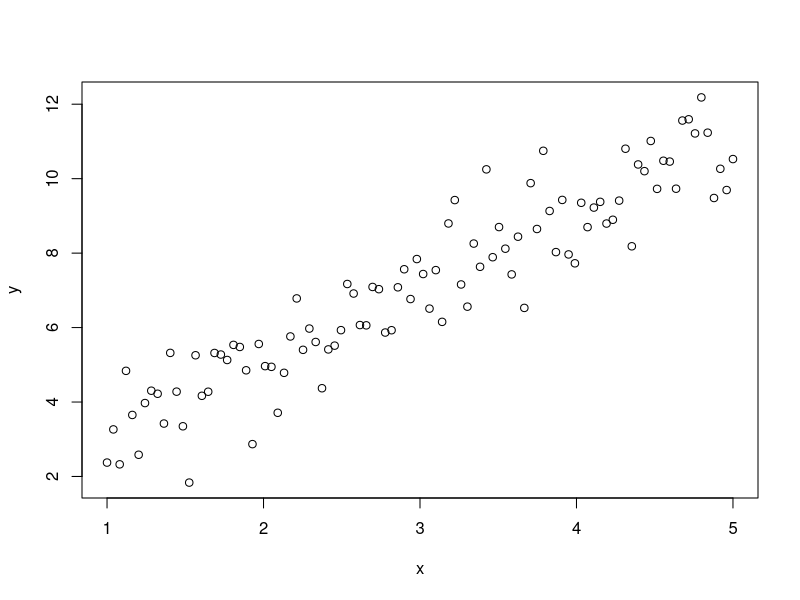
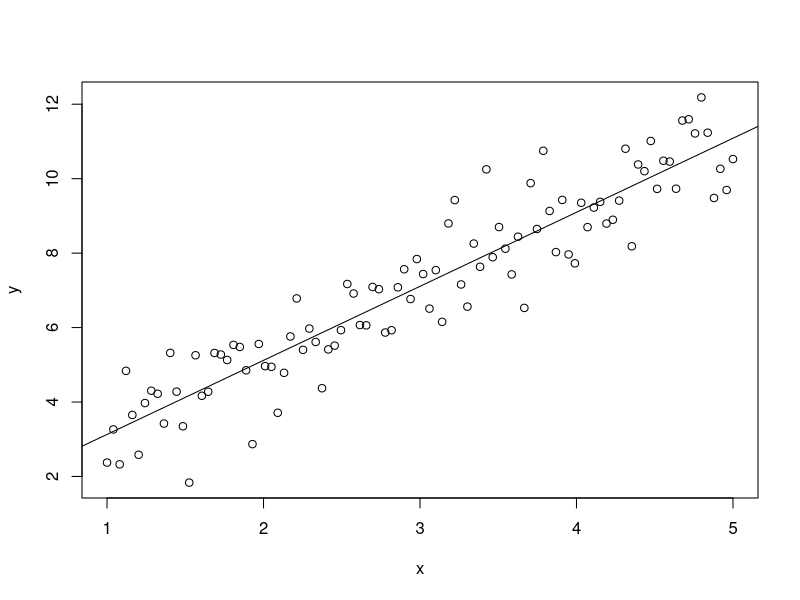
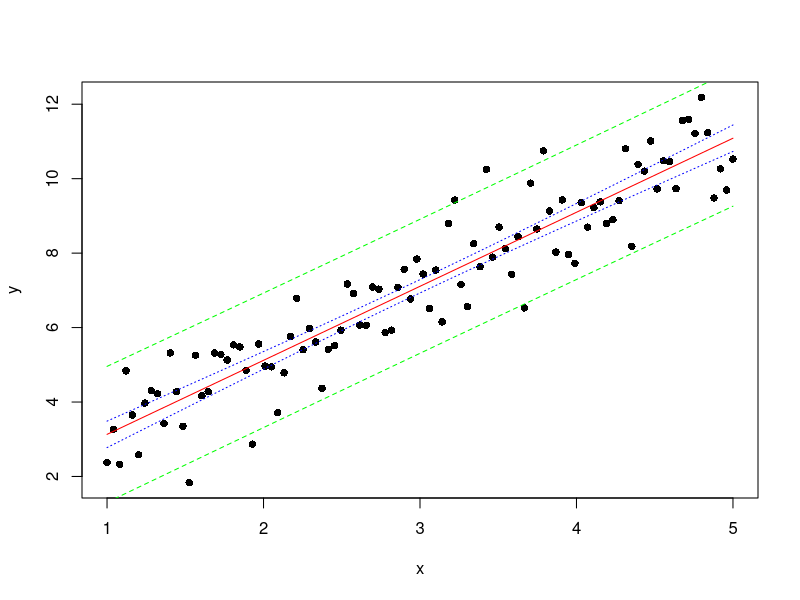

Recreate these plots in R, in order.
set.seed(1);
x <- seq(1,5,length.out = 100);
noise <- rnorm(100);
beta0 <- 1;
beta1 <- 2;

y <- beta0 + beta1 * x + noise;

# 作散点图显示上述数据;
plot(y~x);

# 建议一元回档模型
# 不是“两点一线”的数学关系；

lm1 <- lm(y~x);

# 提取模型的参数
beta0_lm <-lm1$coefficients[1];
beta1_lm <- lm1$coefficients[2];
# 拟合模型数据到原始数据图上；

plot(y~x);
#画线工具；
abline(lm1);

#返回置信区间
yConf <- predict(lm1,interval = "confidence");

# View(yConf);  
# matrix wiht 100 * 3; 
# 返回预测值
yPred <- predict(lm1,interval = "prediction");

# yPred;

# View(yPred);

#下面进行作图

plot(y~x,col="black",pch=16);
lines(yConf[,"lwr"]~x,col="blue",lty=3);
lines(yConf[,"upr"]~x,col="blue",lty=3);
lines(yPred[,"upr"]~x,col="green",lty=2);
lines(yPred[,"lwr"]~x,col="green",lty=2);
lines(yPred[,"fit"]~x,col="red",lty=1);
